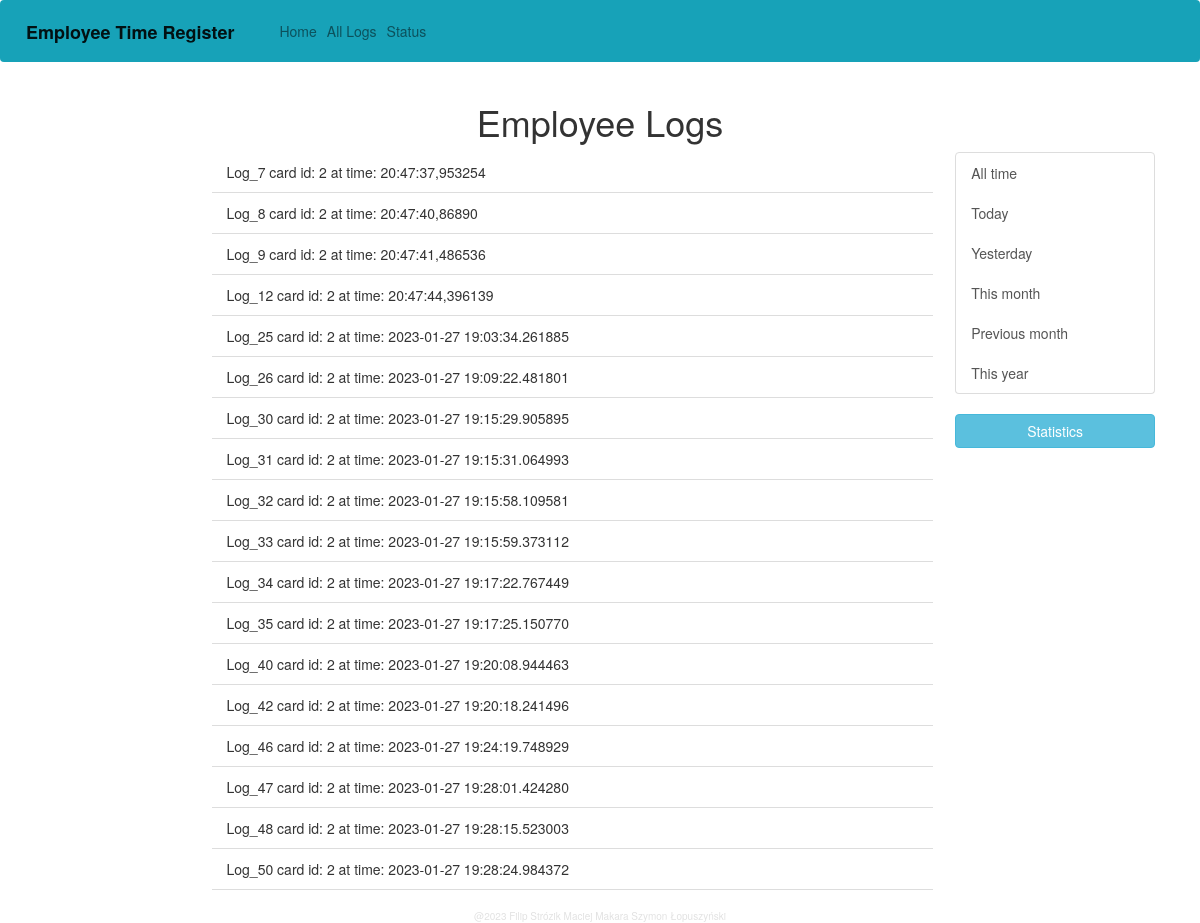
/logs/2, run on an earlier commit of the app's database.
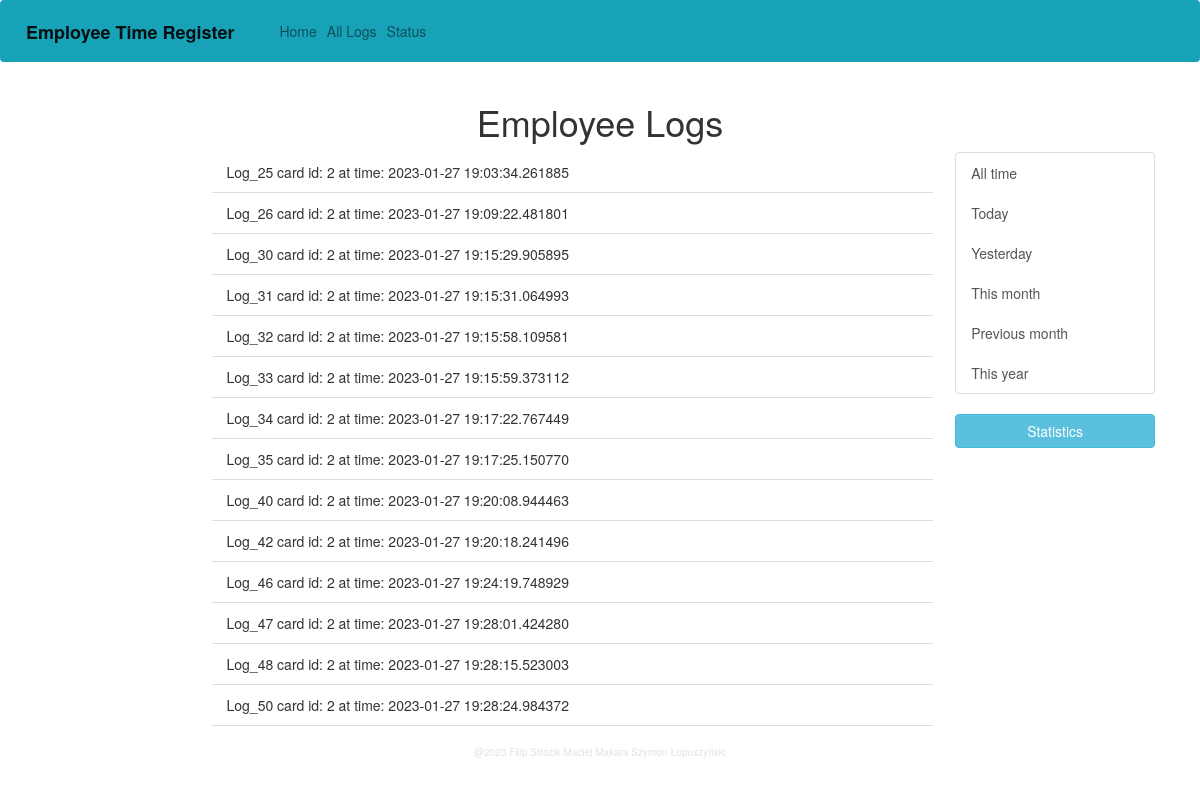
And on a later commit of the database.
### website/models.py (models this page shows)
class Log(db.Model):
    id = db.Column(db.Integer, primary_key=True, autoincrement=True)
    card_id = db.Column(db.String(20), db.ForeignKey('employee.card_id'))
    time = db.Column(db.String(40))
    def __str__(self):
        return "Log_%d card id: %s at time: %16s" % (self.id, self.card_id, self.time)

### website/views.py (the view, shortened to what this page needs)
@views.route('/logs/<employee_id>', methods=['GET', 'POST'])
def logs(employee_id):
    employee = Employee.query.filter_by(card_id=employee_id).first()
    if employee:
        logs = Log.query.filter_by(card_id=employee_id).all()
        return render_template('logs.html', logs=logs)
    else:
        return 'Employee not found'

### website/templates/logs.html (shortened to what this page needs)
{% extends "base.html" %} {% block title %}All_Logs{% endblock %} {% block content %}
    <div class="container">
      <h1 align="center">Employee Logs</h1>
      <section class="float-right" style="width: 18%; height: auto;">
        <form method="POST">
          <div class="list-group" name="how_long">
            <button type="submit" class="list-group-item list-group-item-action" name="time" id="time" value="all_time">All time</button>
            <button type="submit" class="list-group-item list-group-item-action" name="time" id="time" value="today">Today</button>
            <button type="submit" class="list-group-item list-group-item-action" name="time" id="time" value="yesterday">Yesterday</button>
            <button type="submit" class="list-group-item list-group-item-action" name="time" id="time" value="this_month">This month</button>
            <button type="submit" class="list-group-item list-group-item-action" name="time" id="time" value="prev_month">Previous month</button>
            <button type="submit" class="list-group-item list-group-item-action" name="time" id="time" value="this_year">This year</button>
          </div>
        </form>
        <form method="POST">
          <button type="submit" name="avg" id="avg" value="avg" class="btn btn-info btn-block">Statistics</button>
        </form>
      </section>
      <section class="float-left" style="width: 15%; height: auto;">
      </section>
      <section class="float-left" style="width: 65%; height: auto;">
        <ul class="list-group list-group-flush" id="notifications">
          {% for log in logs %}
          <li class="list-group-item">
            {{ log.__str__() }}
          </li>
          {% endfor %}
        </ul>
      </section>
    </div>
{% endblock %}

What changed in the data, as far as the page shows it:
removed Log: __str__ "Log_7 card id: 2 at time: 20:47:37,953254"
removed Log: __str__ "Log_8 card id: 2 at time: 20:47:40,86890"
removed Log: __str__ "Log_9 card id: 2 at time: 20:47:41,486536"
removed Log: __str__ "Log_12 card id: 2 at time: 20:47:44,396139"
